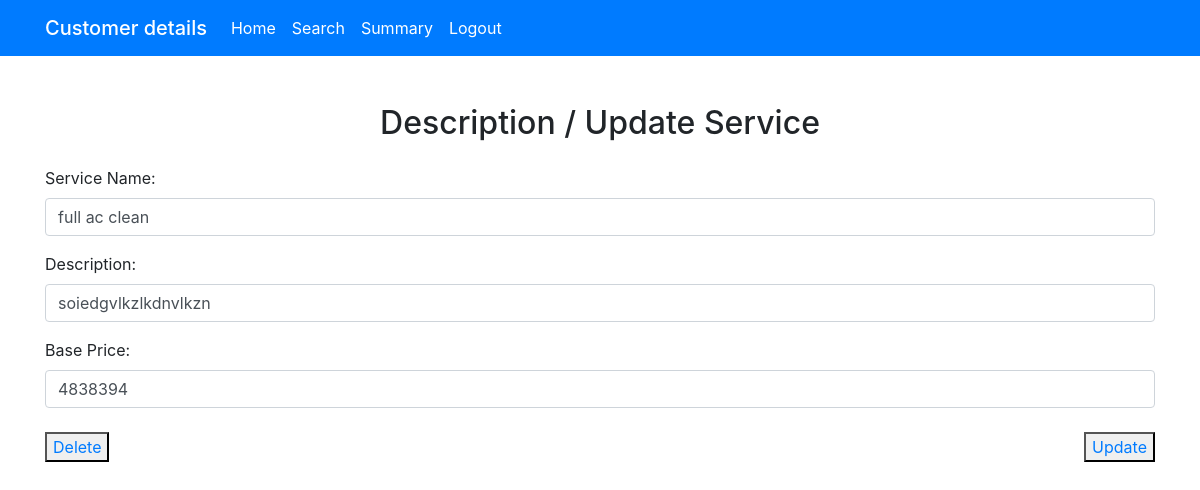
Page /update_service/4 on the committed database.
### app.py (models this page shows)
class Service(db.Model):
    __tablename__ = 'services'
    id = db.Column(db.Integer, primary_key=True,autoincrement=True)
    name = db.Column(db.String(255), nullable=False)
    description = db.Column(db.String(255), nullable=True)
    price = db.Column(db.Float, nullable=False)
    categorie = db.Column(db.String(255), nullable=False)

### app.py (the view, shortened to what this page needs)
@app.route("/update_service/<int:id>", methods=["GET", "POST"])
def update_service(id):
    service = Service.query.get(id)
    return render_template("ad_serviceEdit.html", service=service)

### templates/ad_serviceEdit.html (shortened to what this page needs)
<!DOCTYPE html>
<html lang="en">
<head>
    <link rel="stylesheet" href="https://stackpath.bootstrapcdn.com/bootstrap/4.5.2/css/bootstrap.min.css">
</head>
<body>
    <nav class="navbar navbar-expand-lg navbar-dark bg-primary">
        <div class="container">
            <h1 class="navbar-brand mb-0">Customer details</h1>
            <div class="collapse navbar-collapse" id="navbarNav">
                <ul class="navbar-nav">
                <a class="nav-link text-white" href="/DashBoard">Home</a>
                <a class="nav-link text-white" href="/ad_Search">Search</a>
                <a class="nav-link text-white" href="/ad_summary">Summary</a>
                <a class="nav-link text-white" href="/login">Logout</a>
                </ul>
            </div>
        </div>
    </nav>
    <div class="container mt-5">
        <h2 class="text-center mb-4">Description / Update Service</h2>
        <form method="POST" >
            <div class="form-group">
                <label for="service-name">Service Name:</label>
                <input type="text" class="form-control" name="name" value="{{service.name}}">
            </div>
            <div class="form-group">
                <label for="description">Description:</label>
                <input class="form-control" name="description" rows="4" value="{{service.description}}" >
            </div>
            <div class="form-group">
                <label for="base-price">Base Price:</label>
                <input type="number" class="form-control" name="price" step="0.01" value="{{service.price}}">
            </div>
            <div class="d-flex justify-content-between mt-4">
                <button type="button" ><a href="/delete_service/{{service.id}}" >Delete</a></button>
                <button type="submit" ><a href="/delete_service/{{service.id}}" >Update</a></button>
            </div>
        </form>
    </div>
</body>
</html>

### rows in the picture
Service: name "full ac clean", description "soiedgvlkzlkdnvlkzn", price "4838394"
